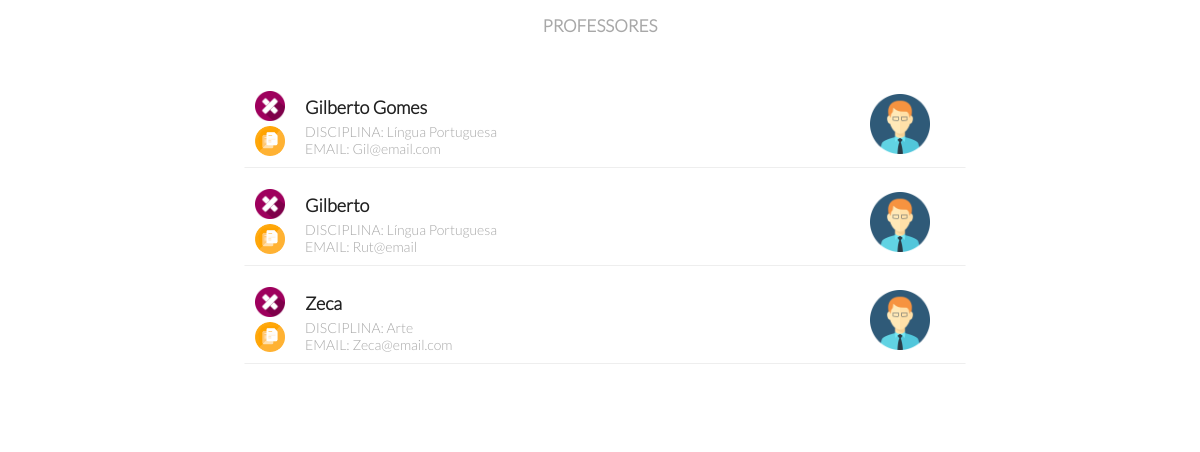
The app's page /Controle/controladorListarProfessor.php with its own data.
### tables this page shows
CREATE TABLE `professor` (
  `idprofessor` int(11) NOT NULL,
  `nome` varchar(50) NOT NULL,
  `cpf` varchar(20) NOT NULL,
  `email` varchar(50) NOT NULL,
  `senha` varchar(50) NOT NULL,
  `disciplina` varchar(50) NOT NULL,
  `dataNascimento` date NOT NULL,
  `sexo` varchar(30) NOT NULL,
  `perfil` int(11) NOT NULL
);

### Modelo/DAO/classeProfessorDAO.php (called while the page is built, shortened)
<?php
class classeProfessorDAO {
    public function listarProfessor() {
        try {
            $pdo = conexao::getInstance();
            $sql = "SELECT * FROM professor";
            $stmt = $pdo->prepare($sql);
            $stmt->execute();
            $professores = array();
            While ($professor = $stmt->fetchObject(__CLASS__)) {
                $professores[] = $professor;
            }
            return $professores;
        } catch (Exception $exc) {
            echo $exc->getTraceAsString();
        }
    }
}

### Controle/controladorListarProfessor.php (the view)
<head>
    <link rel="stylesheet" type="text/css" href="../Visao/css/esttilosdelistas.css">
</head>
<header>Professores</header>
<div class='corpolista'>
    <?php
    require_once '../Modelo/DAO/classeProfessorDAO.php';
    $novoProfessorDAO = new classeProfessorDAO();
    $professores = $novoProfessorDAO->listarProfessor();
    if (isset($professores)) {
        foreach ($professores as $professor) {
            echo '<ul class="lista">';
            ?>
            <li class='excluir'>
                <a href="controladorExcluirProfessor.php?idProfessor=<?php echo $professor->idprofessor; ?>" onclick="return confirm('Tem certeza que deseja excluir?');">
                    <img src="../Visao/img/Close.png"></a></li>
            <?php
            echo "<li class='alterar'>"
            . "<a href='controladorAlterarProfessor.php?idProfessor="
            . $professor->idprofessor . "' onclick='return checkDelete()'>"
            . "<img src='../Visao/img/Att.png'></a></li>";
            echo "<li class='nome'>";
            echo $professor->nome;
            echo "</li>";
            echo "<li class='cpf'>DISCIPLINA: ";
            echo $professor->disciplina;
            echo "</li>";
            echo "<li class='email'>EMAIL: ";
            echo $professor->email;
            echo "</li>";
            echo "<li class='imagem'>";
            echo "<img src='../Visao/img/prof.png'>";
            echo '</li>';
            echo "</ul>";
        }
    }
    echo "</div>";
    ?>

### Visao/css/esttilosdelistas.css (style rules this page uses)
header { position: fixed; width: 100%; z-index: 2; font-size: 17px; margin: 0; color: #a8a8a8; text-transform: uppercase; padding: 15px 0; text-align: center; background: white; font-weight: bolder }
.corpolista { width: 800px; margin: 0 auto; padding: 30px 5px; background: white; padding-bottom: 50px; margin-top: 50px; position: absolute; left: 50%; margin-left: -400px; }
.lista { width: 700px; margin: 0 auto; list-style: none; margin-bottom: 10px; padding: 10px; position: relative; border: 1px solid transparent; border-bottom: 1px solid #eee; -webkit-transition: transform 0.3s ease-in-out; transition: border 0.3s ease-in-out; }
.lista .excluir { height: 30px; position: absolute; top: 0; margin-top: 10px }
.lista .excluir img { height: 30px; }
.lista .alterar { height: 30px; position: absolute; top: 45px; }
.lista .alterar img { height: 30px; }
.lista .nome { width: 400px; margin-left: 50px; font-size: 18px; padding: 5px 0; color: #212121; font-weight: bolder }
.lista .cpf { width: 400px; margin-left: 50px; font-size: 14px; color: #a8a8a8 }
.lista .EMAIL { width: 400px; margin-left: 50px; font-size: 14px; color: #a8a8a8 }
.lista .imagem { height: 60px; padding: 5px; position: absolute; right: 30px; top: 8px }
.lista .imagem img { height: 60px; }

### records on screen
professor: nome "Gilberto Gomes", disciplina "Língua Portuguesa", email "Gil@email.com"
professor: nome "Gilberto", disciplina "Língua Portuguesa", email "Rut@email"
professor: nome "Zeca", disciplina "Arte", email "Zeca@email.com"
